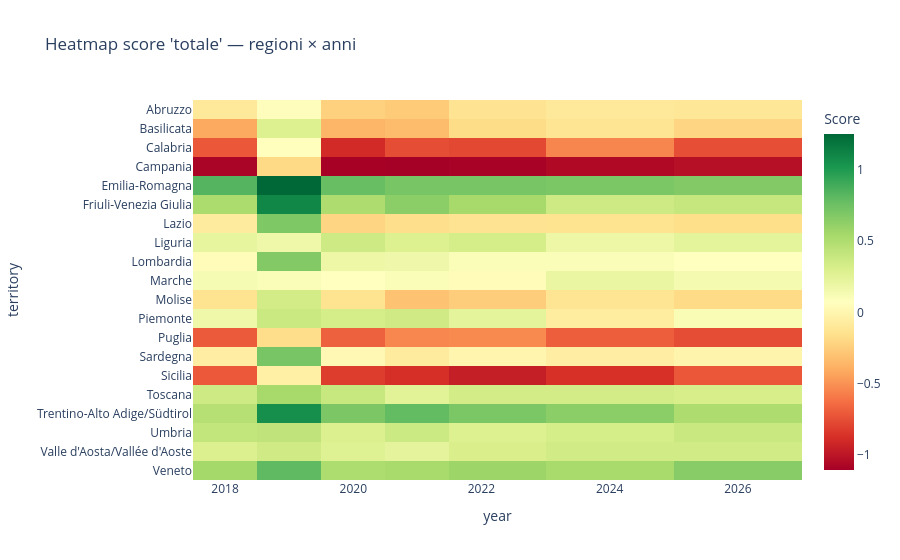

The notebook cell saved with this chart:
### Markdown cell above
---
## 3. Per indice/capacità — heatmap regioni × anni

### Code cell
# Heatmap: score TOTALE — righe=regioni, colonne=anni
indice = "totale"  # oppure "rischio", "servizi", "rischio_adulti", ecc.

pivot = (df[df["index"] == indice]
           .pivot_table(index="territory", columns="year", values="score"))

fig = px.imshow(pivot, color_continuous_scale="RdYlGn", aspect="auto",
                title=f"Heatmap score '{indice}' — regioni × anni",
                labels={"color": "Score"})
fig.show()

### Figure 1 — Plotly figure (JSON) as saved in the notebook; plotly's stock layout.template omitted (floating-point values rounded to 4 significant figures; data arrays with more than 128 entries replaced by an {"elided": "..."} marker saying what was removed)
{"data": [{"coloraxis": "coloraxis", "hovertemplate": "year: %{x}<br>territory: %{y}<br>Score: %{z}<extra></extra>", "name": "0", "type": "heatmap", "x": [2018, 2019, 2020, 2021, 2022, 2024, 2026], "xaxis": "x", "y": ["Abruzzo", "Basilicata", "Calabria", "Campania", "Emilia-Romagna", "Friuli-Venezia Giulia", "Lazio", "Liguria", "Lombardia", "Marche", "Molise", "Piemonte", "Puglia", "Sardegna", "Sicilia", "Toscana", "Trentino-Alto Adige/Südtirol", "Umbria", "Valle d'Aosta/Vallée d'Aoste", "Veneto"], "yaxis": "y", "z": {"elided": "20x7 float values"}}], "layout": {"coloraxis": {"colorbar": {"title": {"text": "Score"}}, "colorscale": [[0, "rgb(165,0,38)"], [0.1, "rgb(215,48,39)"], [0.2, "rgb(244,109,67)"], [0.3, "rgb(253,174,97)"], [0.4, "rgb(254,224,139)"], [0.5, "rgb(255,255,191)"], [0.6, "rgb(217,239,139)"], [0.7, "rgb(166,217,106)"], [0.8, "rgb(102,189,99)"], [0.9, "rgb(26,152,80)"], [1, "rgb(0,104,55)"]]}, "title": {"text": "Heatmap score 'totale' — regioni × anni"}, "xaxis": {"anchor": "y", "domain": [0, 1], "title": {"text": "year"}}, "yaxis": {"anchor": "x", "autorange": "reversed", "domain": [0, 1], "title": {"text": "territory"}}}}
